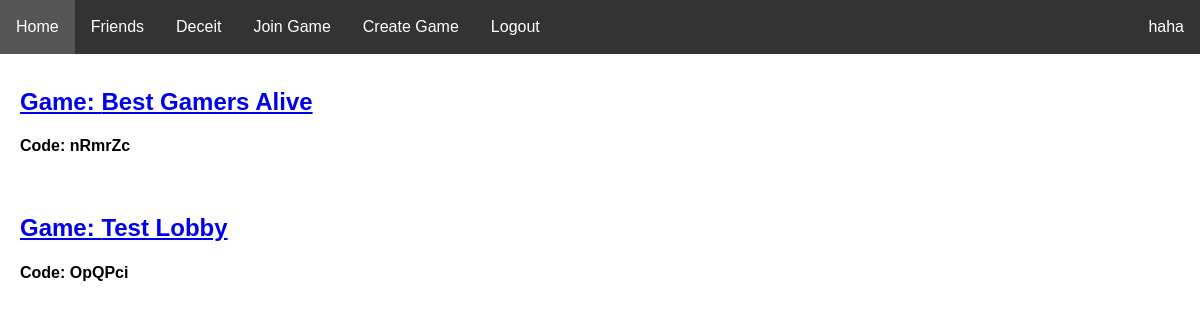
Screenshot of / (signed in) with the database file from the repository.
### website/models.py (models this page shows)
class User(db.Model, UserMixin):
    id = db.Column(db.Integer, primary_key=True)
    email = db.Column(db.String(150), unique=True)
    password = db.Column(db.String(150))
    username = db.Column(db.String(150))
    pfp = db.Column(db.String(50))

class Game(db.Model):
    id = db.Column(db.Integer, primary_key=True)
    game_name = db.Column(db.String(25))
    is_started = db.Column(db.String(5))
    code = db.Column(db.String(10), unique=True)
    host = db.Column(db.Integer, db.ForeignKey('user.id'))

### website/views.py (the view)
@views.route('/', methods=["GET", "POST"])
@login_required
def home():
    game = []
    for games in db.session.query(GamesJoined).filter_by(user = current_user.id):
        id = games.game
        for filtered in db.session.query(Game).filter_by(id = id):
            links = (filtered, url_for('rooms.room', game_id=id))
            game.append(links)
    return render_template("home.html", user=current_user, games_joined = game)

### website/templates/home.html (shortened to what this page needs)
{% extends "base.html" %} {% block title %}Home{% endblock %}
{% block content %}
<br/>
<body>
    {% if games_joined != [] %}
    {% set counter = 0 %}
    <div id="game_list">
    {% for game in games_joined %}
        {% set counter = counter+1 %}
        <h2><a id="game_headings{{counter}}" href={{game[1]}}>Game: {{ game[0].game_name }}</a></h2> <h4>Code: {{ game[0].code }}</h4> <br/>
    {% endfor %}
    </div>
    {% else %}
        <h1>No games joined currently. Join one <a>here</a></h1>
    {% endif %}
</body>
{% endblock %}

### website/templates/base.html (shortened to what this page needs)
<!DOCTYPE html>
<html lang="en">
<head>
    <link rel="stylesheet" type="text/css" href="/static/css/main.css" />
</head>
<body>
    <ul class="navbar">
      {% if user.is_authenticated %}
      <li><a class="nav-item nav-link" id="home" href="/">Home</a></li>
      <li><a class="nav-item nav-link" id="friends" href="/user/friends">Friends</a></li>
      <li><a class="nav-item nav-link" id="deceit" href="/deceit">Deceit</a></li>
      <li><a class="nav-item nav-link" id="join_game" href="/join-game">Join Game</a></li>
      <li><a class="nav-item nav-link" id="create_game" href="/create-game">Create Game</a></li>
      <li><a class="nav-item nav-link" id="logout" href="/logout">Logout</a></li>
      <li><a class="nav-user nav-link" id="user_link" href="{{url_for('profiles.profile', user_id=user.id)}}">{{ user.username }}</a></li>
      {% else %}
      <li><a class="nav-item nav-link" id="login" href="/login">Login</a></li>
      <li><a class="nav-item nav-link" id="signUp" href="/sign-up">Sign Up</a></li>
      {% endif %}
    </ul>
    <div id="main_div" style="padding:20px;margin-top:30px;">
    <div class="container">
        {% block content %}
        {% endblock %}
    </div>
    </div>
</body>
</html>

### website/static/css/main.css (style rules this page uses)
body { margin-left: 0; margin-right: 0; }
.navbar { list-style-type: none; margin: 0; padding: 0; overflow: hidden; background-color: #333333; position: fixed; top: 0; width: 100%; }
.nav-item { float: left; }
.nav-user { float:right; }
.nav-link { display: block; color: white; text-align: center; padding: 18px 16px; text-decoration: none; }
html { font-family: Arial, Helvetica, sans-serif; }

### rows the page displays
User: username "haha"
Game: game_name "Best Gamers Alive", code "nRmrZc"
Game: game_name "Test Lobby", code "OpQPci"
